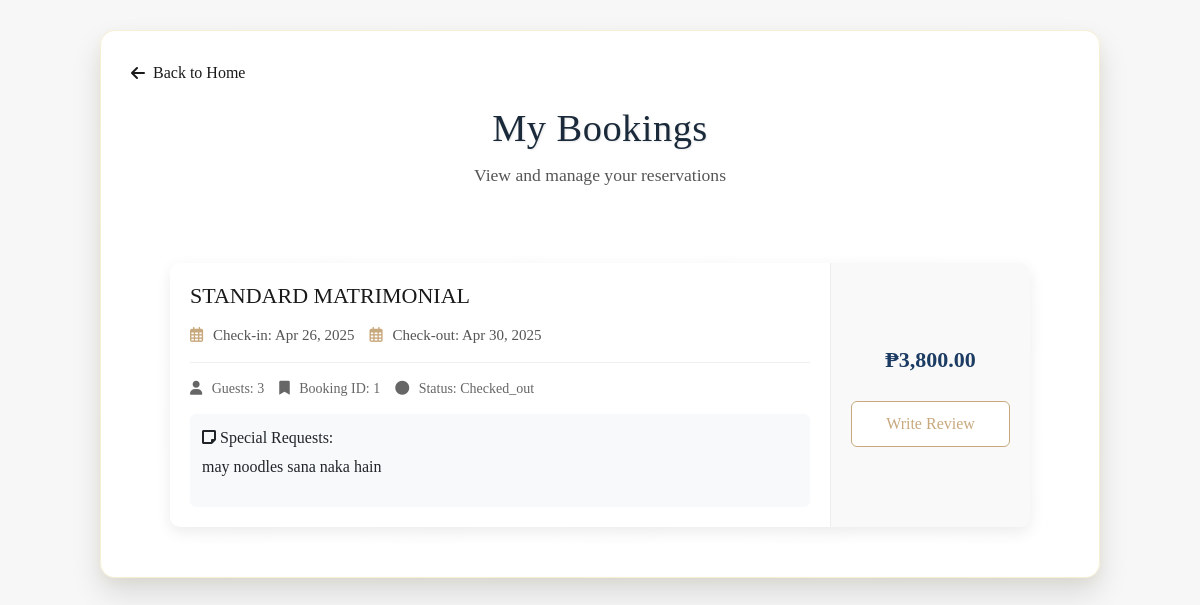
Page /landing_page/pages/my_bookings.php (signed in) on the earlier database version.
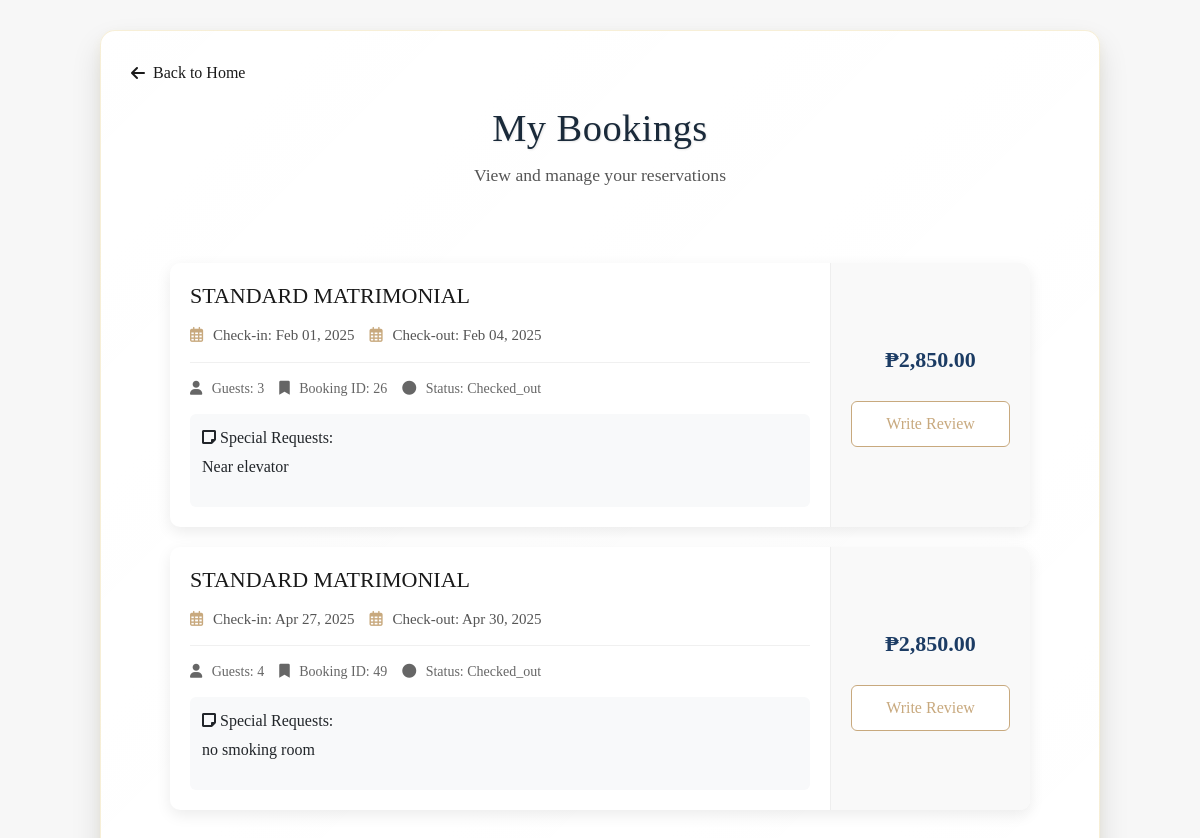
Same page on the later database version.
### tables this page shows
CREATE TABLE IF NOT EXISTS `bookings` (
  `booking_id` int NOT NULL AUTO_INCREMENT,
  `user_id` int NOT NULL,
  `room_id` int NOT NULL,
  `check_in_date` date NOT NULL,
  `check_out_date` date NOT NULL,
  `booking_date` timestamp NULL DEFAULT CURRENT_TIMESTAMP,
  `guests_count` int NOT NULL,
  `total_price` decimal(10,2) NOT NULL,
  `special_requests` text,
  `booking_status` enum('pending','confirmed','checked_in','checked_out','cancelled') DEFAULT 'pending',
  `payment_status` set('pending','paid','partial') DEFAULT 'pending',
  `booking_source` varchar(50) DEFAULT 'website',
  PRIMARY KEY (`booking_id`),
  KEY `user_id` (`user_id`),
  KEY `room_id` (`room_id`)
);

CREATE TABLE IF NOT EXISTS `room_types` (
  `room_type_id` int NOT NULL AUTO_INCREMENT,
  `type_name` varchar(50) NOT NULL,
  `description` text,
  `floor_type` int NOT NULL,
  `base_price` decimal(10,2) NOT NULL,
  `capacity` int NOT NULL,
  `amenities` text,
  `image_path` text,
  PRIMARY KEY (`room_type_id`)
);

### landing_page/pages/my_bookings.php (the view, shortened to what this page needs)
<?php
require_once '../../config/db.php';
$user_id = isset($_SESSION['user_id']) ? $_SESSION['user_id'] : null;
$bookings = [];
if ($user_id) {
    $stmt = $conn->prepare("SELECT b.*, r.type_name, r.base_price, rm.room_type_id
                          FROM bookings b
                          JOIN rooms rm ON b.room_id = rm.room_id
                          JOIN room_types r ON rm.room_type_id = r.room_type_id
                          WHERE b.user_id = ?
                          ORDER BY FIELD(b.booking_status, 'confirmed', 'pending')");
    $stmt->bind_param("i", $user_id);
    $stmt->execute();
    $result = $stmt->get_result();
    if ($result->num_rows > 0) {
        while ($row = $result->fetch_assoc()) {
            $bookings[] = $row;
        }
    }
}
?>
<!DOCTYPE html>
<html lang="en">
<link rel="stylesheet" href="../css/booking.css">
<?php include_once '../includes/head.php'; ?>
<body>
    <div class="booking-container">
        <div class="back-button" style="margin-bottom: 20px;">
            <a href="index.php"
                style="text-decoration: none; color: var(--dark-text); display: flex; align-items: center; width: fit-content;">
                <i class="fas fa-arrow-left" style="margin-right: 8px;"></i>
                Back to Home
            </a>
        </div>
        <div class="booking-header">
            <h1>My Bookings</h1>
            <p>View and manage your reservations</p>
        </div>
        <div class="bookings-section">
            <?php if (empty($bookings)): ?>
                <div class="no-bookings">
                    <p>You don't have any bookings yet.</p>
                    <a href="index.php" class="btn-primary">Browse Rooms</a>
                </div>
            <?php else: ?>
                <div class="bookings-list">
                    <?php foreach ($bookings as $booking): ?>
                        <div class="booking-card">
                            <div class="booking-details">
                                <h3><?php echo htmlspecialchars($booking['type_name']); ?></h3>
                                <div class="booking-dates">
                                    <p><i class="far fa-calendar-alt"></i> Check-in:
                                        <?php echo date('M d, Y', strtotime($booking['check_in_date'])); ?>
                                    </p>
                                    <p><i class="far fa-calendar-alt"></i> Check-out:
                                        <?php echo date('M d, Y', strtotime($booking['check_out_date'])); ?>
                                    </p>
                                </div>
                                <div class="booking-meta">
                                    <p><i class="fas fa-user"></i> Guests:
                                        <?php echo htmlspecialchars($booking['guests_count']); ?>
                                    </p>
                                    <p><i class="fas fa-bookmark"></i> Booking ID:
                                        <?php echo htmlspecialchars($booking['booking_id']); ?>
                                    </p>
                                    <p class="booking-status <?php echo strtolower($booking['booking_status']); ?>">
                                        <i class="fas fa-circle"></i> Status:
                                        <?php echo htmlspecialchars(ucfirst($booking['booking_status'])); ?>
                                    </p>
                                </div>
                                <?php if (!empty($booking['special_requests'])): ?>
                                    <div class="special-requests">
                                        <p><i class="fas fa-sticky-note"></i> Special Requests:</p>
                                        <p><?php echo htmlspecialchars($booking['special_requests']); ?></p>
                                    </div>
                                <?php endif; ?>
                            </div>
                            <div class="booking-actions">
                                <p class="booking-price">₱<?php echo number_format($booking['total_price'], 2); ?></p>
                                <?php if ($booking['booking_status'] === 'checked_out'): ?>
                                    <button class="btn-review" data-booking-id="<?php echo $booking['booking_id']; ?>">
                                        Write Review
                                    </button>
                                <?php elseif ($booking['booking_status'] === 'confirmed'): ?>
                                    <a href="booking_details.php?id=<?php echo $booking['booking_id']; ?>" class="btn-details">
                                        View Details
                                    </a>
                                <?php endif; ?>
                            </div>
                        </div>
                    <?php endforeach; ?>
                </div>
            <?php endif; ?>
        </div>
    </div>
</body>
</html>

### landing_page/includes/head.php (shortened to what this page needs)
<head>
    <link rel="stylesheet" href="../css/style.css">
    <link rel="stylesheet" href="../css/rooms.css">
    <link rel="stylesheet" href="https://cdn.jsdelivr.net/npm/bootstrap@5.3.0/dist/css/bootstrap.min.css">
    <link rel="stylesheet" href="https://cdn.datatables.net/1.13.6/css/jquery.dataTables.min.css">
    <link rel="stylesheet" href="https://cdn.datatables.net/responsive/2.5.0/css/responsive.dataTables.min.css">
    <link rel="stylesheet" href="https://cdnjs.cloudflare.com/ajax/libs/font-awesome/6.0.0-beta3/css/all.min.css">
</head>

### landing_page/css/booking.css (style rules this page uses)
.booking-container { max-width: 1000px; margin: 30px auto; padding: 30px; background: linear-gradient( 135deg, rgba(255, 255, 255, 0.98), rgba(255, 255, 255, 0.95) ); border-radius: 15px; box-shadow: 0 15px 30px rgba(0, 0, 0, 0.12), 0 4px 10px rgba(212, 175, 55, 0.08); font-family: "Montserrat", sans-serif; position: relative; border: 1px solid rgba(212, 175, 55, 0.2); }
.booking-header { text-align: center; margin-bottom: 25px; }
.booking-header h1 { font-family: "Playfair Display", serif; font-size: 2.4em; color: #1a2a3a; margin-bottom: 12px; text-shadow: 1px 1px 2px rgba(0, 0, 0, 0.1); letter-spacing: 0.5px; }
.booking-header p { color: #555; font-size: 1.1em; font-weight: 300; line-height: 1.4; }
.bookings-section { max-width: 900px; margin: 0 auto; padding: 20px; }
.bookings-list { display: flex; flex-direction: column; gap: 20px; margin-top: 30px; }
.booking-card { background-color: white; border-radius: 10px; box-shadow: 0 5px 15px rgba(0, 0, 0, 0.08); overflow: hidden; display: flex; flex-direction: column; transition: transform 0.3s ease, box-shadow 0.3s ease; }
@media (min-width: 768px) { .booking-card { flex-direction: row; } }
.booking-details { padding: 20px; flex: 1; }
.booking-details h3 { font-size: 22px; margin-bottom: 15px; color: var(--dark-text); }
.booking-dates { display: flex; flex-wrap: wrap; gap: 15px; margin-bottom: 15px; padding-bottom: 15px; border-bottom: 1px solid #f0f0f0; }
.booking-dates p { margin: 0; font-size: 15px; color: #555; }
.booking-dates i { color: var(--primary-color); margin-right: 6px; }
.booking-meta { display: flex; flex-wrap: wrap; gap: 15px; margin-bottom: 15px; }
.booking-meta p { margin: 0; font-size: 14px; color: #666; }
.booking-meta i { margin-right: 6px; }
.booking-status { font-weight: 500; }
.special-requests { background-color: #f8f9fa; padding: 12px; border-radius: 6px; margin-top: 10px; }
.special-requests p:first-child { font-weight: 500; margin-bottom: 5px; }
.booking-actions { padding: 20px; background-color: #f9f9f9; display: flex; flex-direction: column; gap: 10px; justify-content: center; min-width: 200px; border-left: 1px solid #eee; }
.booking-price { font-size: 22px; font-weight: 700; color: var(--secondary-color); margin: 0 0 15px 0; text-align: center; }
.btn-cancel, .btn-review, .btn-details { display: block; width: 100%; padding: 10px; text-align: center; border-radius: 6px; font-weight: 500; transition: all 0.3s ease; cursor: pointer; text-decoration: none; }
.btn-review { background-color: #fff; color: var(--primary-color); border: 1px solid var(--primary-color); }

### landing_page/css/style.css (style rules this page uses)
:root { --primary-color: #c8a97e; --secondary-color: #1c3c64; --accent-color: #9c7a48; --dark-text: #1a1a1a; --light-text: #707070; --light-bg: #f7f7f7; --white: #ffffff; --shadow: 0 10px 30px rgba(0, 0, 0, 0.08); --luxury-gradient: linear-gradient( 135deg, var(--primary-color) 0%, var(--accent-color) 100% ); }
* { margin: 0; padding: 0; box-sizing: border-box; font-family: "Playfair Display", serif; }
body { background-color: var(--light-bg) !important; color: var(--dark-text); }

Differences in the rows shown:
removed bookings: room_types.type_name "STANDARD MATRIMONIAL", check_in_date "Apr 26, 2025", check_out_date "Apr 30, 2025", guests_count "3", booking_id "1", booking_status "Checked_out", special_requests "may noodles sana naka hain", total_price "3,800.00"
added bookings: room_types.type_name "STANDARD MATRIMONIAL", check_in_date "Feb 01, 2025", check_out_date "Feb 04, 2025", guests_count "3", booking_id "26", booking_status "Checked_out", special_requests "Near elevator", total_price "2,850.00"
added bookings: room_types.type_name "STANDARD MATRIMONIAL", check_in_date "Apr 27, 2025", check_out_date "Apr 30, 2025", guests_count "4", booking_id "49", booking_status "Checked_out", special_requests "no smoking room", total_price "2,850.00"
